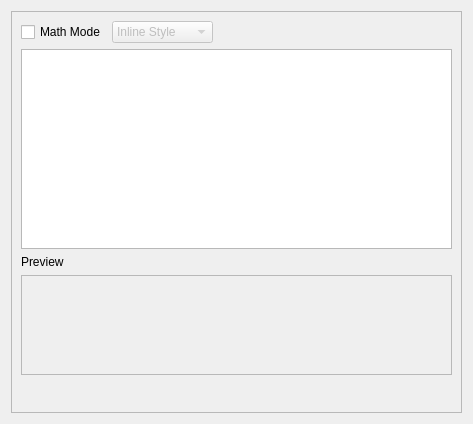
<?xml version="1.0" encoding="UTF-8"?>
<ui version="4.0">
 <class>Dialog</class>
 <widget class="QDialog" name="Dialog">
  <property name="geometry">
   <rect>
    <x>0</x>
    <y>0</y>
    <width>473</width>
    <height>424</height>
   </rect>
  </property>
  <property name="windowTitle">
   <string>Dialog</string>
  </property>
  <layout class="QVBoxLayout" name="verticalLayout">
   <item>
    <widget class="QFrame" name="frame">
     <property name="frameShape">
      <enum>QFrame::StyledPanel</enum>
     </property>
     <property name="frameShadow">
      <enum>QFrame::Raised</enum>
     </property>
     <layout class="QVBoxLayout" name="verticalLayout_3">
      <item>
       <layout class="QGridLayout" name="gridLayout">
        <property name="topMargin">
         <number>0</number>
        </property>
        <item row="0" column="2">
         <spacer name="horizontalSpacer_2">
          <property name="orientation">
           <enum>Qt::Horizontal</enum>
          </property>
          <property name="sizeHint" stdset="0">
           <size>
            <width>40</width>
            <height>20</height>
           </size>
          </property>
         </spacer>
        </item>
        <item row="0" column="0">
         <widget class="QCheckBox" name="chkMathMode">
          <property name="text">
           <string>Math Mode</string>
          </property>
         </widget>
        </item>
        <item row="0" column="1">
         <widget class="QComboBox" name="cmbMathStyle">
          <property name="enabled">
           <bool>false</bool>
          </property>
          <property name="sizePolicy">
           <sizepolicy hsizetype="Maximum" vsizetype="Fixed">
            <horstretch>0</horstretch>
            <verstretch>0</verstretch>
           </sizepolicy>
          </property>
          <property name="minimumSize">
           <size>
            <width>100</width>
            <height>0</height>
           </size>
          </property>
          <item>
           <property name="text">
            <string>Inline Style</string>
           </property>
          </item>
          <item>
           <property name="text">
            <string>Display Style</string>
           </property>
          </item>
          <item>
           <property name="text">
            <string>Script Style</string>
           </property>
          </item>
         </widget>
        </item>
       </layout>
      </item>
      <item>
       <layout class="QVBoxLayout" name="verticalLayout_2">
        <item>
         <widget class="QPlainTextEdit" name="txtLabelEdit"/>
        </item>
       </layout>
      </item>
      <item>
       <layout class="QVBoxLayout" name="verticalLayout_4">
        <property name="topMargin">
         <number>0</number>
        </property>
        <item>
         <widget class="QLabel" name="label">
          <property name="text">
           <string>Preview</string>
          </property>
         </widget>
        </item>
        <item>
         <widget class="QFrame" name="fraLabelPreview">
          <property name="minimumSize">
           <size>
            <width>0</width>
            <height>100</height>
           </size>
          </property>
          <property name="frameShape">
           <enum>QFrame::StyledPanel</enum>
          </property>
          <property name="frameShadow">
           <enum>QFrame::Raised</enum>
          </property>
         </widget>
        </item>
       </layout>
      </item>
      <item>
       <layout class="QHBoxLayout" name="horizontalLayout">
        <item>
         <spacer name="horizontalSpacer">
          <property name="orientation">
           <enum>Qt::Horizontal</enum>
          </property>
          <property name="sizeHint" stdset="0">
           <size>
            <width>40</width>
            <height>20</height>
           </size>
          </property>
         </spacer>
        </item>
        <item>
         <widget class="QPushButton" name="btnGetText">
          <property name="maximumSize">
           <size>
            <width>32</width>
            <height>32</height>
           </size>
          </property>
          <property name="text">
           <string/>
          </property>
          <property name="icon">
           <iconset resource="../res/icons.qrc">
            <normaloff>:/entypo/Entypo+/Entypo+/text.svg</normaloff>:/entypo/Entypo+/Entypo+/text.svg</iconset>
          </property>
          <property name="flat">
           <bool>true</bool>
          </property>
         </widget>
        </item>
        <item>
         <widget class="QPushButton" name="btnPreview">
          <property name="maximumSize">
           <size>
            <width>32</width>
            <height>32</height>
           </size>
          </property>
          <property name="text">
           <string/>
          </property>
          <property name="icon">
           <iconset resource="../res/icons.qrc">
            <normaloff>:/icons/ionicons-2.0.1/src/eye.svg</normaloff>:/icons/ionicons-2.0.1/src/eye.svg</iconset>
          </property>
          <property name="flat">
           <bool>true</bool>
          </property>
         </widget>
        </item>
        <item>
         <widget class="QPushButton" name="btnCancel">
          <property name="maximumSize">
           <size>
            <width>32</width>
            <height>32</height>
           </size>
          </property>
          <property name="text">
           <string/>
          </property>
          <property name="icon">
           <iconset resource="../res/icons.qrc">
            <normaloff>:/icons/ionicons-2.0.1/src/android-close.svg</normaloff>:/icons/ionicons-2.0.1/src/android-close.svg</iconset>
          </property>
          <property name="flat">
           <bool>true</bool>
          </property>
         </widget>
        </item>
        <item>
         <widget class="QPushButton" name="btnAccept">
          <property name="maximumSize">
           <size>
            <width>32</width>
            <height>32</height>
           </size>
          </property>
          <property name="text">
           <string/>
          </property>
          <property name="icon">
           <iconset resource="../res/icons.qrc">
            <normaloff>:/icons/ionicons-2.0.1/src/android-done.svg</normaloff>:/icons/ionicons-2.0.1/src/android-done.svg</iconset>
          </property>
          <property name="flat">
           <bool>true</bool>
          </property>
         </widget>
        </item>
       </layout>
      </item>
     </layout>
    </widget>
   </item>
  </layout>
 </widget>
 <resources>
  <include location="../res/icons.qrc"/>
 </resources>
 <connections/>
</ui>
